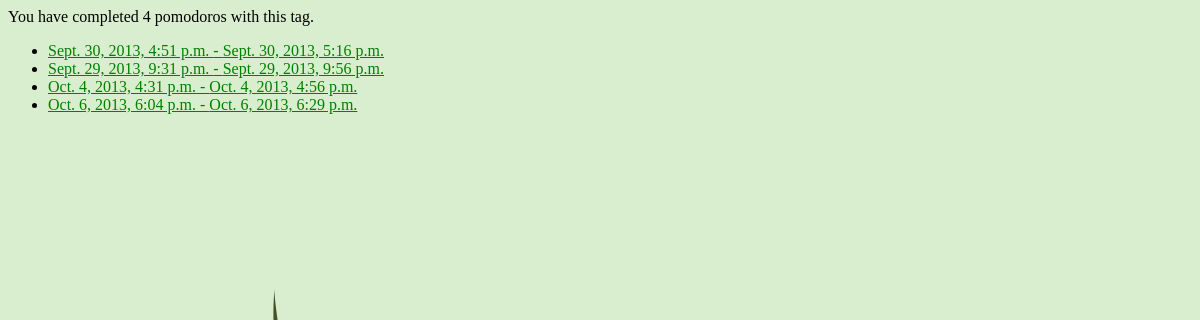
/pymodoro/tag/prueba/ (signed in), run on the app's committed database.
### Pymodoro/models.py (models this page shows, shortened)
class Pomodoro(models.Model):
    user = models.ForeignKey(User)
    tag = models.CharField(max_length=200)
    end_time = models.DateTimeField("end time")
    def init_time(self):
        return self.end_time - datetime.timedelta(minutes=25)
    def is_from_today(self):
        return self.end_time.date() == datetime.date.today()
    is_from_today.admin_order_field = 'end_time'
    is_from_today.boolean = True
    is_from_today.short_description = 'is from today?'

### Pymodoro/views.py (the view)
# urls.py: url(r'^tag/(?P<tag>[\w|\W]*)/$', views.tag, name='tag'),
def tag(request, tag):
    pomodoro_list = get_list_or_404(Pomodoro, user=request.user, tag=tag)
    return render(request, 'Pymodoro/tag.html', {'pomodoro_list': pomodoro_list})

### Pymodoro/templates/Pymodoro/tag.html (shortened to what this page needs)
{% load staticfiles %}
<link rel="stylesheet" type="text/css" href="{% static 'Pymodoro/style.css' %}" />
{% if pomodoro_list %}
    <p>
        You have completed {{ pomodoro_list|length }} pomodoro{{ pomodoro_list|length|pluralize }} with this tag.
    </p>
    <ul>
    {% for pomodoro in pomodoro_list %}
        <li><a href="{% url 'Pymodoro:detail' pomodoro.id %}">{{ pomodoro.init_time }} - {{ pomodoro.end_time }}</a></li>
    {% endfor %}
    </ul>
{% endif %}

### Pymodoro/static/Pymodoro/style.css (style rules this page uses)
a { color: green; }

### data on the page
Pomodoro: init_time "Sept. 30, 2013, 4:51 p.m.", end_time "Sept. 30, 2013, 5:16 p.m."
Pomodoro: init_time "Sept. 29, 2013, 9:31 p.m.", end_time "Sept. 29, 2013, 9:56 p.m."
Pomodoro: init_time "Oct. 4, 2013, 4:31 p.m.", end_time "Oct. 4, 2013, 4:56 p.m."
Pomodoro: init_time "Oct. 6, 2013, 6:04 p.m.", end_time "Oct. 6, 2013, 6:29 p.m."

### other printed values
{{ pomodoro_list|length }} "4"
